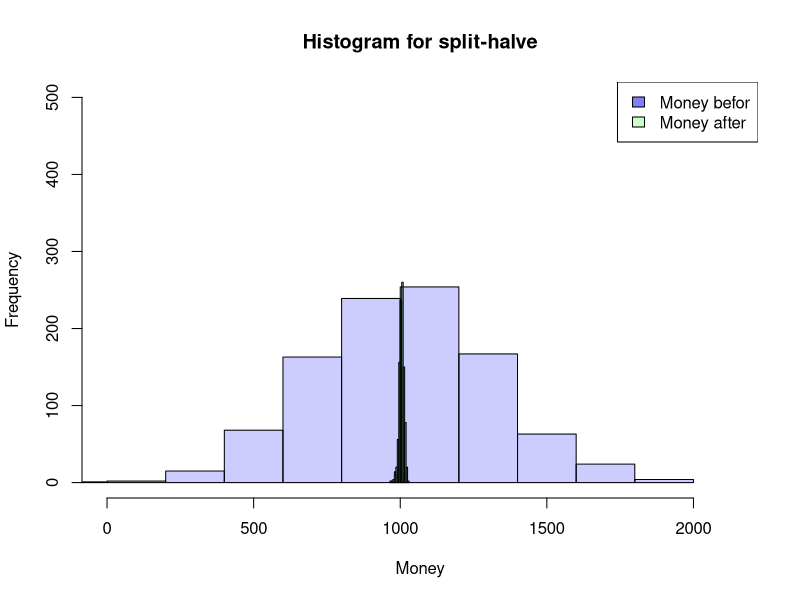
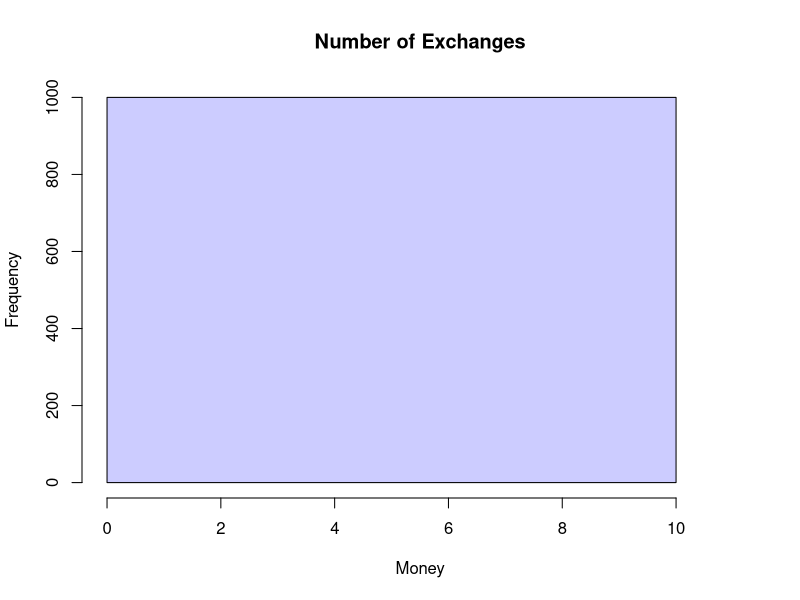
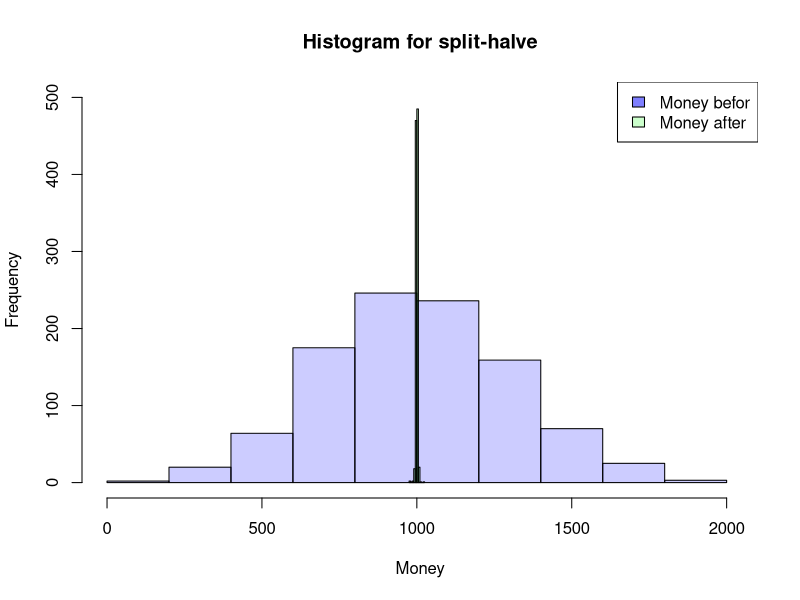
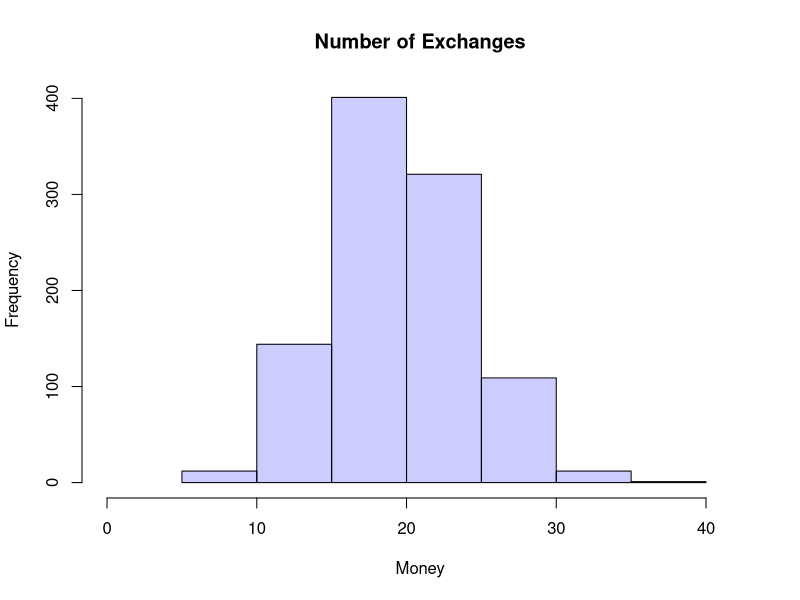

These figures' R source, in order:
## ---- chunk 1
SplitHalve <- function(nAgent,maxExchange,Money_mean=1000,Money_sd=300) {
  df <- data.frame(ID=seq(1,nAgent),
                   nE=0,
                   Ms=rnorm(nAgent, mean = Money_mean, sd = Money_sd),
                   MT=0,Me=0)
  df$Me <- df$Ms
  iE <- 1
  while (iE <= maxExchange) {
    df$MT <- df$Me
    rdf <- sample(df[df$nE < iE,"ID"], size=2)
    df[(df$ID == rdf[1] | df$ID == rdf[2]),"nE"] <-
      df[(df$ID == rdf[1] | df$ID == rdf[2]),"nE"]+1
    df[(df$ID == rdf[1] | df$ID == rdf[2]),"Me"] <-
      sum(df[(df$ID == rdf[1] | df$ID == rdf[2]),"MT"])/2
    if (NROW(df[df$nE < iE,"ID"]) < 2) {
      iE <- iE+1
      }
  }
  return(df)
}

## ---- chunk 2
df <- SplitHalve(1000,10)
summary(df)
hist(df$Ms, xlab="Money",main="Histogram for split-halve",
     col=rgb(0,0,1,0.2),
     xlim=c(0,max(c(df$Me,df$Ms)))*1.1,ylim=c(0,nrow(df)/2))
hist(df$Me, col=rgb(0,1,0,0.2),
     add=TRUE)
legend('topright', c('Money befor', 'Money after'),
       fill=c(rgb(0,0,1,0.5), rgb(0,1,0,0.2)))
hist(df$nE, xlab="Money",main="Number of Exchanges",
     col=rgb(0,0,1,0.2),
     xlim=c(0,max(df$nE))*1.1)

## ---- chunk 3
SplitHalve2 <- function(nAgent,maxExchange,Money_mean=1000,Money_sd=300) {
  df <- data.frame(ID=seq(1,nAgent),
                   nE=0,
                   Ms=rnorm(nAgent, mean = Money_mean, sd = Money_sd),
                   MT=0,Me=0)
  df$Me <- df$Ms
  iE <- 0
  while (iE <= maxExchange) {
    df$MT <- df$Me
    rdf <- sample(df$ID, size=2)
    df[(df$ID == rdf[1] | df$ID == rdf[2]),"nE"] <-
      df[(df$ID == rdf[1] | df$ID == rdf[2]),"nE"]+1
    df[(df$ID == rdf[1] | df$ID == rdf[2]),"Me"] <-
      sum(df[(df$ID == rdf[1] | df$ID == rdf[2]),"MT"])/2
    iE <- iE+1
  }
  return(df)
}
## ---- chunk 4
df <- SplitHalve2(1000,10000)
summary(df)
hist(df$Ms, xlab="Money",main="Histogram for split-halve",
     col=rgb(0,0,1,0.2),
     xlim=c(0,max(c(df$Me,df$Ms)))*1.1,ylim=c(0,nrow(df)/2))
hist(df$Me, col=rgb(0,1,0,0.2),
     add=TRUE)
legend('topright', c('Money befor', 'Money after'),
       fill=c(rgb(0,0,1,0.5), rgb(0,1,0,0.2)))

hist(df$nE, xlab="Money",main="Number of Exchanges",
     col=rgb(0,0,1,0.2),
     xlim=c(0,max(df$nE))*1.1)
